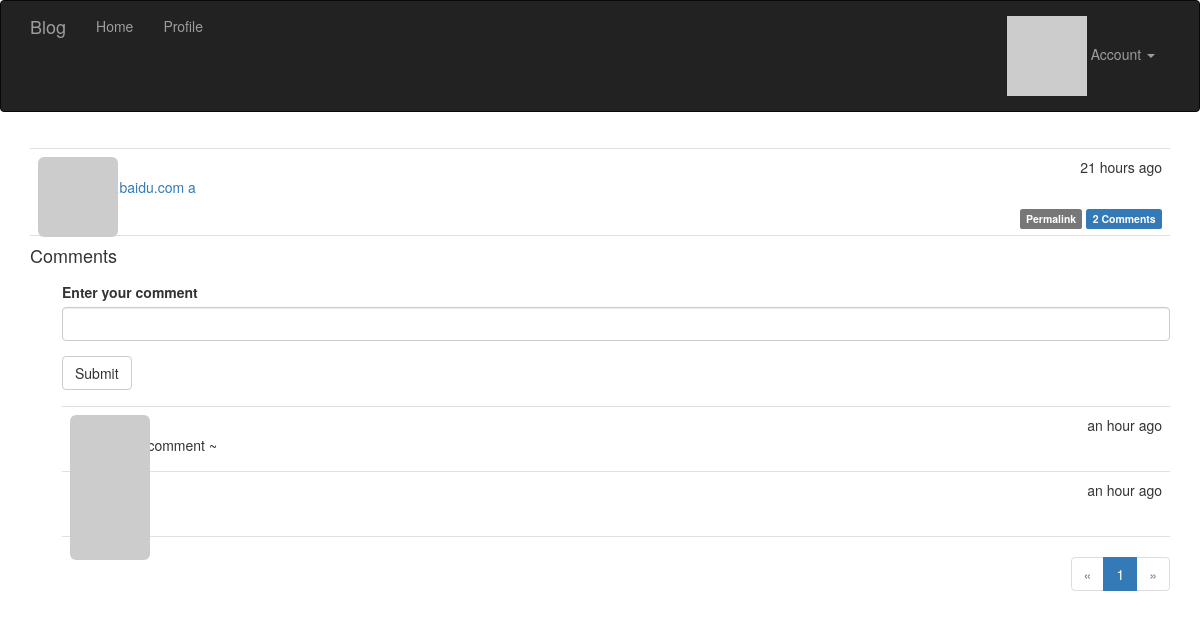
Page /post/108 (signed in) on the committed database.
### app/models.py (models this page shows, shortened)
class Post(db.Model):
	__tablename__='posts'
	id = db.Column(db.Integer, primary_key=True)
	body = db.Column(db.Text)
	body_html = db.Column(db.Text)
	timestamp = db.Column(db.DateTime, index=True, default=datetime.utcnow)
	author_id = db.Column(db.Integer, db.ForeignKey('users.id'))
	comments = db.relationship('Comment',backref='post',lazy='dynamic')

class Comment(db.Model):
	__tablename__='comments'
	id = db.Column(db.Integer, primary_key=True)
	body = db.Column(db.Text)
	body_html = db.Column(db.Text)
	timestamp = db.Column(db.DateTime, index=True, default=datetime.utcnow)
	disabled = db.Column(db.Boolean)
	author_id = db.Column(db.Integer, db.ForeignKey('users.id'))
	post_id = db.Column(db.Integer, db.ForeignKey('posts.id'))

### app/main/views.py (the view)
@main.route('/post/<int:id>',methods=['GET','POST'])
def post(id):
	post = Post.query.get_or_404(id)
	form = CommentForm()
	if form.validate_on_submit():
		comment=Comment(body=form.body.data,post=post,author=current_user._get_current_object())
		db.session.add(comment)
		flash('Your comment has been published.')
		return redirect(url_for('.post',id=post.id,page =-1))
	page = request.args.get('page', 1, type=int)
	if page == -1:
		page =(post.comments.count())// current_app.config['COMMENTS_PER_PAGE']+1 #地板除+1表示页码
	pagination = post.comments.order_by(Comment.timestamp.asc()).paginate(page, per_page=current_app.config['COMMENTS_PER_PAGE'])
	comments=pagination.items
	return render_template('post.html',posts=[post],form=form,comments=comments,pagination=pagination)

### app/main/forms.py
class CommentForm(FlaskForm):
	body = StringField('Enter your comment', validators=[Required()])
	submit = SubmitField('Submit')

### app/auth/views.py (called while the page is built)
@auth.before_app_request #在全局的所有request之前，判断如果1.用户登录2.且未确认3.且请求的端点不在auth蓝本中,则强制跳转到unconfirm界面
def before_request():
	if current_user.is_authenticated:
		current_user.ping()
		if not current_user.confirmed \
			and request.endpoint \
			and request.endpoint[:5]!= 'auth.'\
			and request.endpoint != 'static':
			return redirect(url_for('auth.unconfirmed'))

### app/main/__init__.py (called while the page is built)
@main.app_context_processor #Permission类加入全局上下文卡，在所有模板中都可以全局访问
def inject_perssions():
	return dict(Permission=Permission)

### app/models.py (called while the page is built)
	@login_manager.user_loader #这个是登录模块的东西
	def load_user(user_id):
		return User.query.get(int(user_id)) #返回当前user对象，作为current_user

	def can(self, permissions):
		return self.role is not None and \
			(self.role.permissions & permissions) == permissions #权限判断巧妙

	def is_administrator(self):
		return self.can(Permission.ADMINISTER)

	def ping(self):
		self.last_seen = datetime.utcnow()
		db.session.add(self)

	def gravatar(self,size=100,default='identicon', rating='g'):
		if request.is_secure:
			url = 'https://secure.gravatar.com/avatar'
		else:
			url = 'http://gravatar.com/avatar'
		hash = hashlib.md5(self.email.encode('utf-8')).hexdigest()
		return '{url}/{hash}?s={size}&d={default}&r={rating}'.format(
			url=url,hash=hash,size=size,default=default,rating=rating)

### app/templates/post.html (shortened to what this page needs)
{% extends "base.html" %}
{% import "_macros.html" as macros %}
{% import "bootstrap/wtf.html" as wtf %}
{% block page_content %}
{% include '_posts.html' %}
<h4 id="comments">Comments</h4>
{% if current_user.can(Permission.COMMENT) %}
<div class="comment-form">
    {{ wtf.quick_form(form) }}
</div>
{% endif %}
{% include '_comments.html' %}
{% if pagination %}
<div class="pagination">
    {{ macros.pagination_widget(pagination, '.post', fragment='#comments', id=posts[0].id) }}
</div>
{% endif %}
{% endblock %}

### app/templates/_posts.html (shortened to what this page needs)
<ul class="posts">
    {% for post in posts %}
    <li class="post">
        <div class="post-thumbnail">
            <a href="{{ url_for('.user', username=post.author.username) }}">
                <img class="img-rounded profile-thumbnail" src="{{ post.author.gravatar(size=40) }}">
            </a>
        </div>
        <div class="post-content">
            <div class="post-date">{{ moment(post.timestamp).fromNow() }}</div>
            <div class="post-author"><a href="{{ url_for('.user', username=post.author.username) }}">{{ post.author.username }}</a></div>
            <div class="post-body">
                {% if post.body_html%}
                {{post.body_html | safe}}
                {% else %}
                {{post.body}}
                {% endif %}
            </div>
            <div class="post-footer">
                <a href="{{url_for('.post',id=post.id)}}">
                    <span class="label label-default">Permalink</span>
                </a>
                <a href="{{url_for('.post',id=post.id)}}#comments">
                    <span class="label label-primary">{{post.comments.count()}} Comments</span>
                </a>
            </div>
        </div>
    </li>
    {% endfor %}
</ul>

### app/templates/_comments.html
<ul class="comments">
    {% for comment in comments %}
    <li class="comment">
        <div class="comment-thumbnail">
            <a href="{{ url_for('.user', username=comment.author.username) }}">
                <img class="img-rounded profile-thumbnail" src="{{ comment.author.gravatar(size=40) }}">
            </a>
        </div>
        <div class="comment-content">
            <div class="comment-date">{{ moment(comment.timestamp).fromNow() }}</div>
            <div class="comment-author"><a href="{{ url_for('.user', username=comment.author.username) }}">{{ comment.author.username }}</a></div>
            <div class="comment-body">
                {% if comment.body_html %}
                    {{ comment.body_html | safe }}
                {% else %}
                    {{ comment.body }}
                {% endif %}
            </div>
        </div>
    </li>
    {% endfor %}
</ul>

### app/static/style.css (style rules this page uses)
.profile-thumbnail { position: absolute; }
ul.posts { list-style-type: none; padding: 0px; margin: 16px 0px 0px 0px; border-top: 1px solid #e0e0e0; }
ul.posts li.post { padding: 8px; border-bottom: 1px solid #e0e0e0; }
div.post-date { float: right; }
div.post-author { font-weight: bold; }
div.post-thumbnail { position: absolute; }
div.post-content { margin-left: 48px; min-height: 48px; }
div.pagination { width: 100%; text-align: right; padding: 0px; margin: 0px; }
div.post-footer { text-align: right; }
ul.comments { list-style-type: none; padding: 0px; margin: 16px 0px 0px 0px; }
ul.comments li.comment { margin-left: 32px; padding: 8px; border-bottom: 1px solid #e0e0e0; }
ul.comments li.comment:nth-child(1) { border-top: 1px solid #e0e0e0; }
div.comment-date { float: right; }
div.comment-author { font-weight: bold; }
div.comment-thumbnail { position: absolute; }
div.comment-content { margin-left: 48px; min-height: 48px; }
div.comment-form { margin: 16px 0px 16px 32px; }

### rows in the picture
Post: timestamp "21 hours ago", body_html "www.baidu.com a", comments.count "2"
Comment: timestamp "an hour ago", body_html "new comment ~"
Comment: timestamp "an hour ago"

### other values in the picture
{{ p }} "1"
